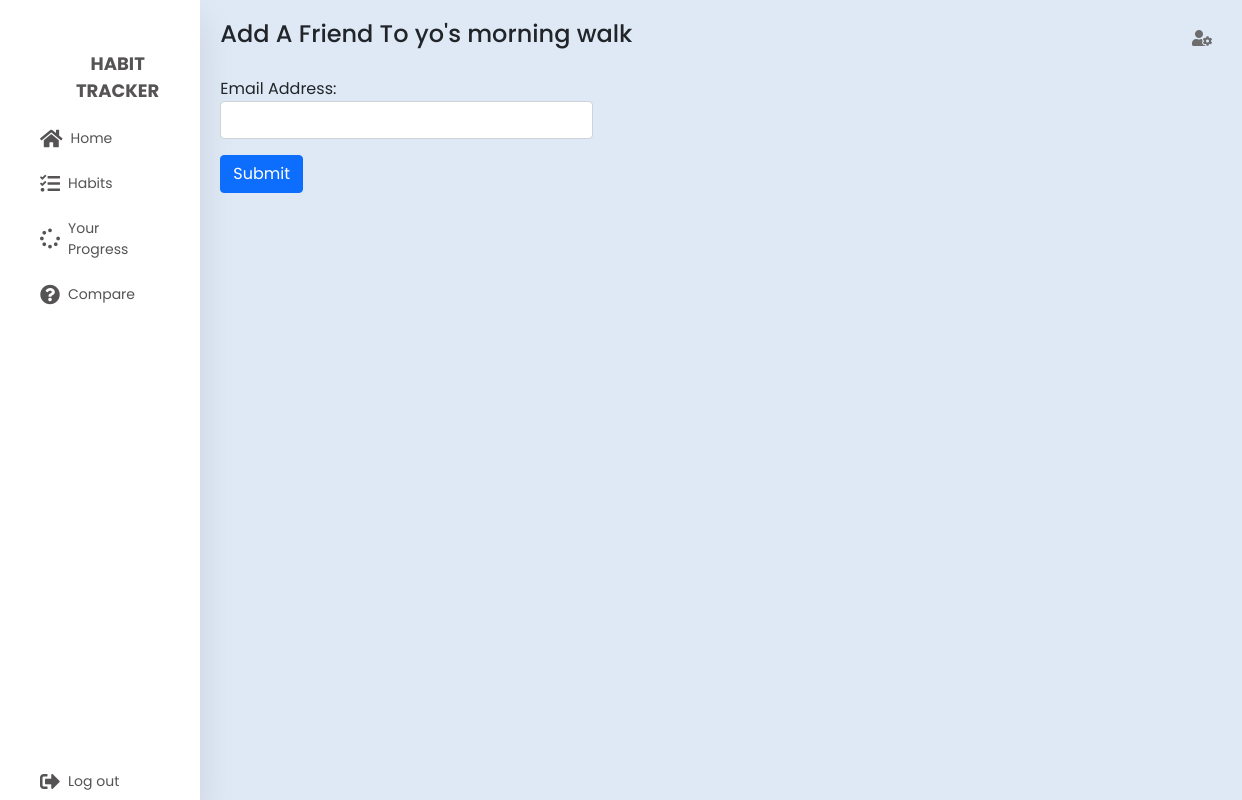
Before: /habit_details/6/invite (signed in) with the older database file.
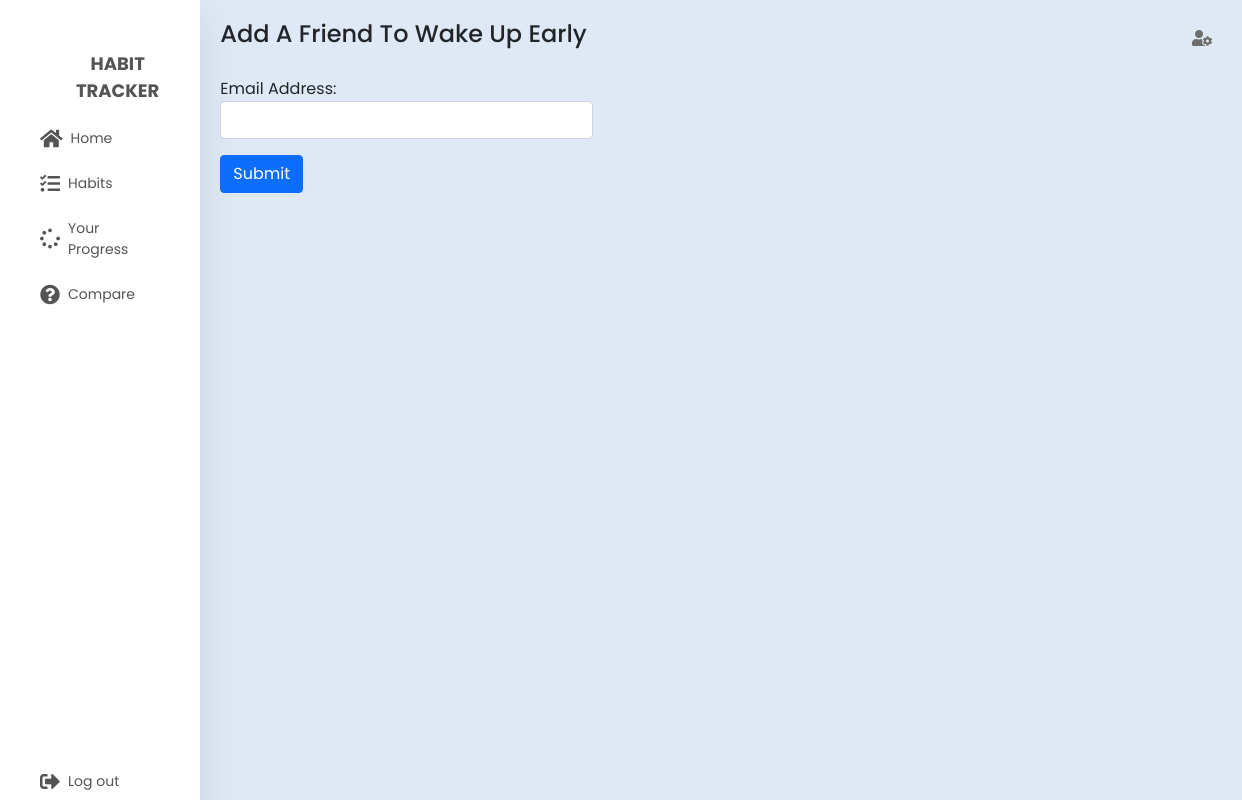
After: the same page with the newer database file.
### tables this page shows
CREATE TABLE habits (
        id INTEGER PRIMARY KEY AUTOINCREMENT,
        title VARCHAR(250) NOT NULL,
        duration INTEGER NOT NULL,
        user_id INTEGER NOT NULL,
        created_at TIMESTAMP DEFAULT CURRENT_TIMESTAMP,
        updated_at TIMESTAMP,
        FOREIGN KEY (user_id) REFERENCES users(id)
    );

### server.py (the view)
@app.route("/habit_details/<int:habit_id>/invite", methods=('GET', 'POST'))
def addFriend(habit_id):
	if not is_logged_in():
		return redirect(url_for("loginPage"))
	habit = get_habit_by_id(habit_id)
	if request.method == 'POST':
		if habit['user_id'] != int(get_login_session()):
			flash("You cannot invite friends because you are not the owner!", category="error")
			return render_template('addfriend.html', habit=habit);
		email = request.form['email'].strip()
		user = get_user_details_by_email(email)
		if(user == None):
			flash("User with this email doesn't exists!", category="error")
			return render_template('addfriend.html', habit=habit);
		users_day_progress = get_day_progress_by_user_id_habit_id_all(user['id'], habit_id)
		if len(users_day_progress) > 0:
			flash("This user is already a part of this habit!", category='error')
			return render_template('addfriend.html', habit=habit);
		insert_day_progress(0, habit_id, user['id'])
		flash("User is added!", category='success')
		return render_template('addfriend.html', habit=habit);
	else:
		return render_template('addfriend.html', habit=habit);

### dbconnection.py (called while the page is built)
def get_db_connection():
    conn = sqlite3.connect('database.db')
    conn.row_factory = sqlite3.Row
    return conn

### server.py (called while the page is built)
def is_logged_in():
	if not session.get("user_id"):
		return False
	else:
		return True

### services/habits.py (called while the page is built)
def get_habit_by_id(id=0):
    conn = dbconnection()
    habit = conn.execute("SELECT * FROM habits WHERE id = ?",(id,)).fetchone()
    conn.close()
    return habit

### templates/addfriend.html (shortened to what this page needs)
{% with title='Add Friend | Habit Tracker' %} {% include "header.html" %} {%
endwith %}
<section class="main">
	<div class="main-top">
		<h1>Add A Friend To {{habit['title']}}</h1>
		<i class="fas fa-user-cog"></i>
	</div>
	<section class="main-course">
		<form
			style="max-width: 30vw"
			method="post"
			action="/habit_details/{{habit['id']}}/invite"
		>
			<div class="form-group">
				<label for="email">Email address:</label>
				<input
					type="email"
					name="email"
					class="form-control"
					id="email"
					required
				/>
			</div>
			<button type="submit" class="btn btn-primary my-3">Submit</button>
		</form>
	</section>
</section>
{% include 'footer.html' %}

Changed rows visible on the page:
changed habits: title "yo's morning walk" → "Wake Up Early"
